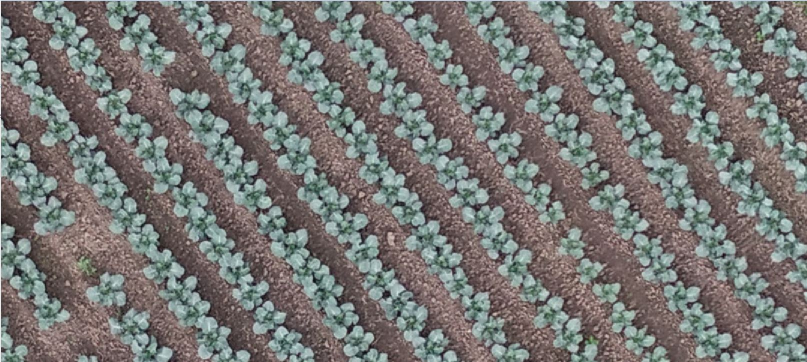
#> input picture zoomed.JPG, 1614 x 723 px, found by its file name (shown at 1/2 size)
$ jupyter execute test.ipynb   (shell and % lines are left out)   (older library calls are emulated)
#> lines starting #> are read from the running program, lines starting #| are printed output that depends on the picture; after the words box and inside, x2 and y2 are one past the last pixel; in counts of white or black regions, pixels touching at a corner belong together
[cell 1]
#!/usr/bin/python

import cv2
import numpy as np
import random
import cv2
import sys
import numpy as np
import matplotlib.pyplot as plt
import matplotlib.image as mpimg
import math
from skimage import data
from skimage.color import rgb2gray
from skimage.feature import blob_dog, blob_log, blob_doh
import time
from numba import jit
import os,psutil


image=cv2.imread('zoomed.jpg',0)
#> image: shape (723, 1614); min 2, max 255, mean 118.7
frame=cv2.imread('zoomed.jpg')
#> frame is the input picture: shape (723, 1614, 3); mean B, G, R 116.3, 118.8, 119.4

# Transform to HSV
hsv = cv2.cvtColor(frame, cv2.COLOR_BGR2HSV)
#> hsv: shape (723, 1614, 3); mean H, S, V 57.1, 38.2, 127.7

# Apply Filter to detect the blue side panels of the gates
lower_red = np.array([29,41,0])
upper_red = np.array([88,86,145])

lower_red_line = np.array([62,0,47])
upper_red_line = np.array([91,255,208])

mask = cv2.inRange(hsv, lower_red, upper_red)
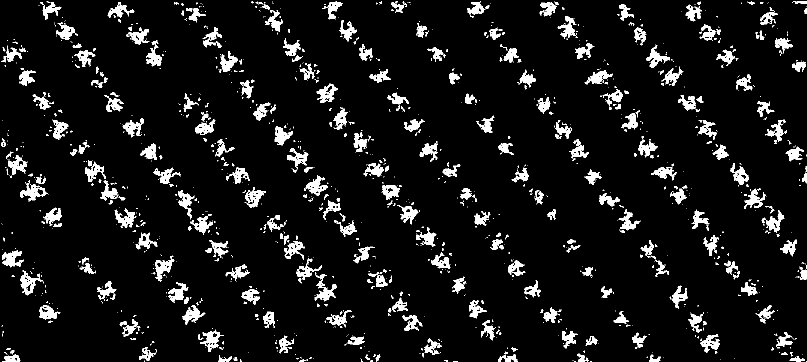
#> mask: shape (723, 1614) (shown at 1/2 size); 7.9% white; 1550 white regions (1177 under 20 px), largest, box (x1, y1, x2, y2) and area: (40, 541, 85, 591) 816, (629, 548, 674, 602) 800, (4, 501, 48, 535) 793
res  =  cv2.bitwise_and(frame,frame, mask= mask)
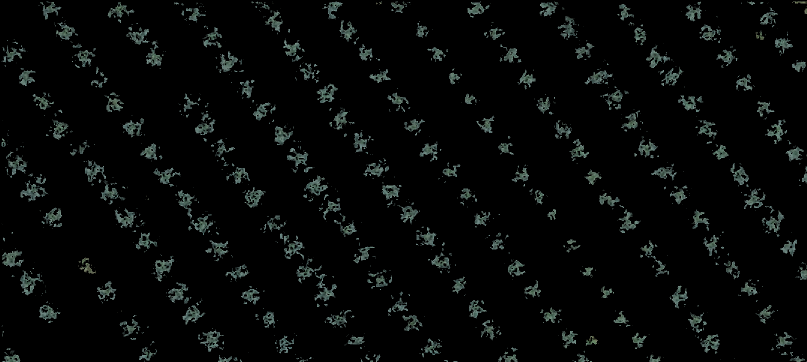
#> res: shape (723, 1614, 3) (shown at 1/2 size); mean B, G, R 8.1, 8.7, 6.9
mask = cv2.blur(mask,(20,20))
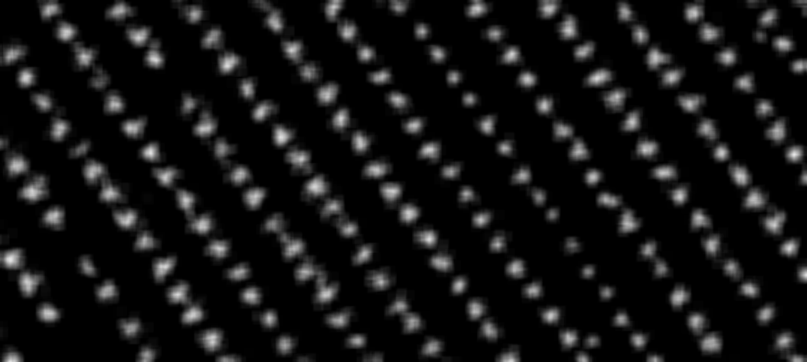
#> mask: shape (723, 1614) (shown at 1/2 size); min 0, max 235, mean 20


mask_line = cv2.inRange(hsv, lower_red_line, upper_red_line)
#> mask_line: shape (723, 1614); 37% white; 219 white regions (156 under 20 px), largest, box (x1, y1, x2, y2) and area: (1054, 3, 1576, 659) 37275, (420, 87, 896, 723) 37044, (496, 2, 1014, 684) 36964

mask_line = cv2.blur(mask_line,(10,10))
mask_line = cv2.blur(mask_line,(10,10))
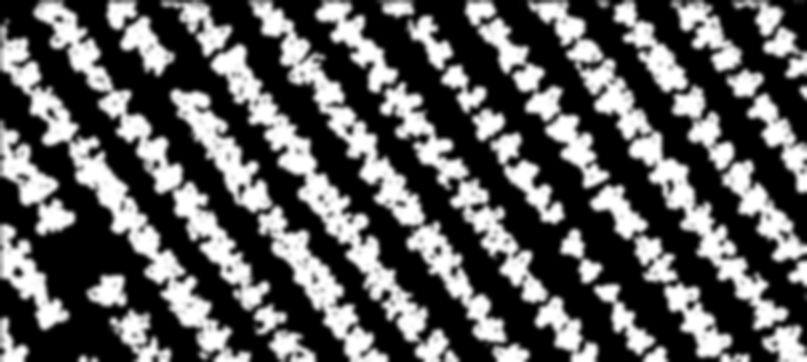
#> mask_line: shape (723, 1614) (shown at 1/2 size); min 0, max 255, mean 94.4
mask_line = cv2.blur(mask_line,(10,10))


kernel = np.ones((5,5),np.uint8)
mask_line = cv2.erode(mask_line,kernel,iterations = 2)

edges = cv2.Canny(mask_line,100,150,apertureSize = 3)
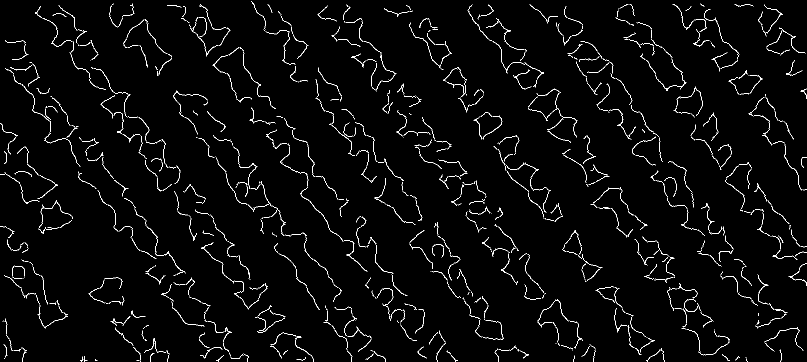
#> edges: shape (723, 1614) (shown at 1/2 size); 2.5% white in thin lines or dots

lines = cv2.HoughLines(edges,1,np.pi/180,100)
#> lines = [[34, 2.5]]
lines
for rho,theta in lines[0]:
    a = np.cos(theta)
    b = np.sin(theta)
    x0 = a*rho
    y0 = b*rho
    x1 = int(x0 + 1000*(-b))
    y1 = int(y0 + 1000*(a))
    x2 = int(x0 - 1000*(-b))
    y2 = int(y0 - 1000*(a))

    cv2.line(mask_line,(x1,y1),(x2,y2),(0,0,255),2)
#> this loop made 1 pass
#> (rho, theta, a, b, x0, y0, x1, y1) on pass 1: (34, 2.5, -0.799, 0.602, -27.15, 20.46, -628, -778)
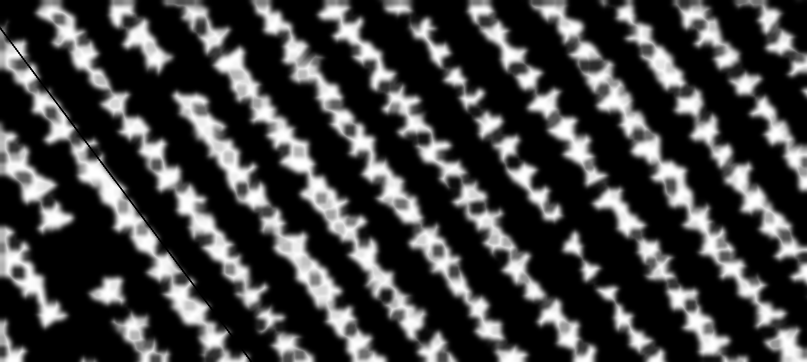
#> mask_line: shape (723, 1614) (shown at 1/2 size); min 0, max 255, mean 66

cv2.imwrite('houghlines3.jpg',mask_line)


blobs_dog = blob_dog(mask, max_sigma=10, threshold=.5)
#> blobs_dog = empty array


blobs_list = [blobs_dog]
#> blobs_list = [empty array]
colors = ['red']
titles = [ 'Blob Detections']
     #         'Determinant of Hessian']
sequence = zip(blobs_list, colors, titles)

fig, axes = plt.subplots(1, 3, figsize=(60, 30), sharex=True, sharey=True)
fig.delaxes(axes.flatten()[2])
fig.delaxes(axes.flatten()[1])
ax = axes.ravel()

cc=0;
for idx, (blobs, color, title) in enumerate(sequence):
    pp=np.ones((len(blobs),2))
    ax[idx].set_title(title)
    ax[idx].imshow(frame)
    for blob in blobs:
        y, x, r = blob
        pp[cc,1]=y;
        pp[cc,0]=x;
        c = plt.Circle((x, y), r, color=color, linewidth=2, fill=False)
        ax[idx].add_patch(c)
        cc=cc+1;
    ax[idx].set_axis_off()
#> this loop made 1 pass
#> after the loop, cc = 0

# Check if a point is inside a rectangle
def rect_contains(rect, point) :
    if point[0] < rect[0] :
        return False
    elif point[1] < rect[1] :
        return False
    elif point[0] > rect[2] :
        return False
    elif point[1] > rect[3] :
        return False
    return True

# Draw a point
def draw_point(img, p, color ) :
    cv2.circle( img, p, 2, color, cv2.FILLED, cv2.LINE_AA, 0 )


# Draw delaunay triangles
def draw_delaunay(img, subdiv, delaunay_color ) :

    triangleList = subdiv.getTriangleList();
    size = img.shape
    r = (0, 0, size[1], size[0])

    for t in triangleList :

        pt1 = (t[0], t[1])
        pt2 = (t[2], t[3])
        pt3 = (t[4], t[5])

        if rect_contains(r, pt1) and rect_contains(r, pt2) and rect_contains(r, pt3) :

            cv2.line(img, pt1, pt2, delaunay_color, 1, cv2.LINE_AA, 0)
            cv2.line(img, pt2, pt3, delaunay_color, 1, cv2.LINE_AA, 0)
            cv2.line(img, pt3, pt1, delaunay_color, 1, cv2.LINE_AA, 0)


# Draw voronoi diagram
def draw_voronoi(img, subdiv) :

    ( facets, centers) = subdiv.getVoronoiFacetList([])

    for i in range(0,len(facets)) :
        ifacet_arr = []
        for f in facets[i] :
            ifacet_arr.append(f)

        ifacet = np.array(ifacet_arr, np.int)
        color = (random.randint(0, 255), random.randint(0, 255), random.randint(0, 255))

        cv2.fillConvexPoly(img, ifacet, color, cv2.LINE_AA, 0);
        ifacets = np.array([ifacet])
        cv2.polylines(img, ifacets, True, (0, 0, 0), 1, cv2.LINE_AA, 0)
        cv2.circle(img, (centers[i][0], centers[i][1]), 3, (0, 0, 0), cv2.FILLED, cv2.LINE_AA, 0)


if __name__ == '__main__':

    # Define window names
    win_delaunay = "Delaunay Triangulation"
    win_voronoi = "Voronoi Diagram"

    # Turn on animation while drawing triangles
    animate = True

    # Define colors for drawing.
    delaunay_color = (255,255,255)
    points_color = (0, 0, 255)

    # Read in the image.
    img = cv2.imread("obama.jpg");
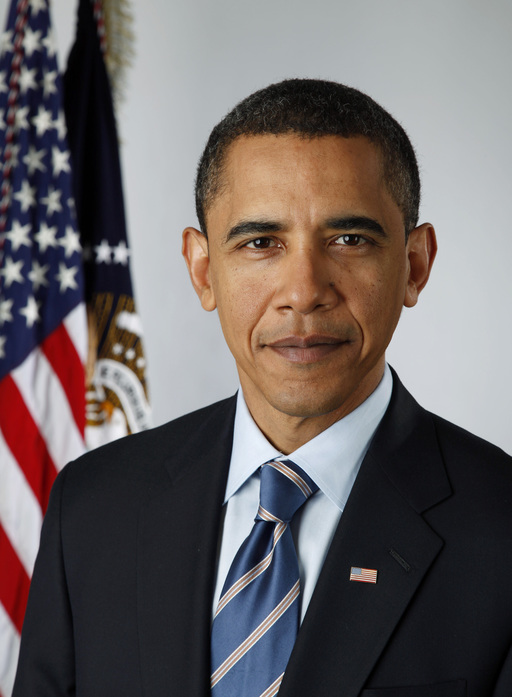
#> input picture obama.jpg, 512 x 697 px
#> img is the input picture: shape (697, 512, 3); mean B, G, R 100.5, 100.6, 108

    # Keep a copy around
    img_orig = img.copy();

    # Rectangle to be used with Subdiv2D
    size = img.shape
#> size = (697, 512, 3)
    rect = (0, 0, size[1], size[0])
#> rect = (0, 0, 512, 697)

    # Create an instance of Subdiv2D
    subdiv = cv2.Subdiv2D(rect);

    # Create an array of points.
    points = [];

    # Read in the points from a text file
    with open("obama.txt") as file :
#> (reads obama.txt from the repository)
        for line in file :
            x, y = line.split()
            points.append((int(x), int(y)))

    # Insert points into subdiv
    for p in points :
        subdiv.insert(p)

        # Show animation
        if animate :
            img_copy = img_orig.copy()
            # Draw delaunay triangles
            draw_delaunay( img_copy, subdiv, (255, 255, 255) );
            cv2.imshow(win_delaunay, img_copy)
            cv2.waitKey(100)
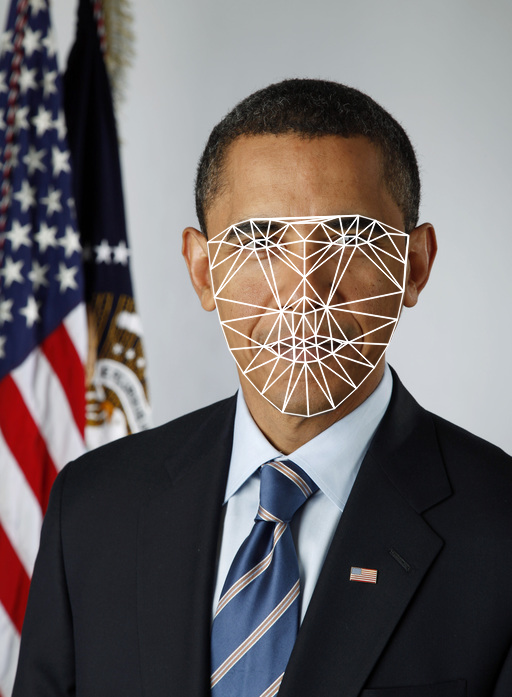
#> img_copy: shape (697, 512, 3); mean B, G, R 104.3, 103.9, 110.5

    # Draw delaunay triangles
    draw_delaunay( img, subdiv, (255, 255, 255) );

    # Draw points
    for p in points :
        draw_point(img, p, (0,0,255))
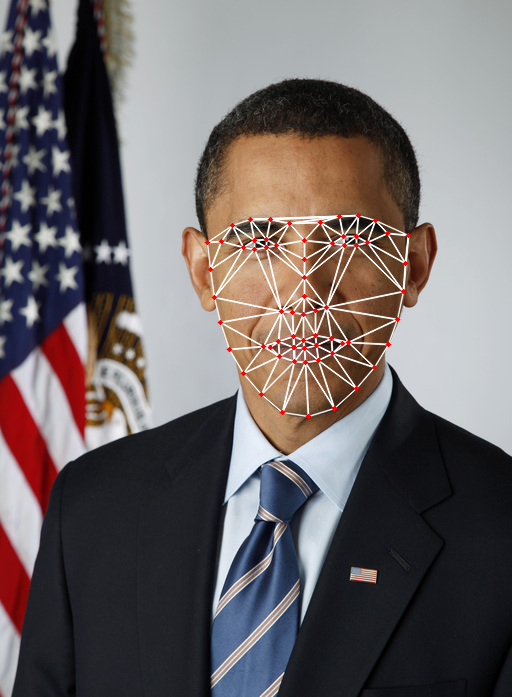
#> img: shape (697, 512, 3); 0.49% of pixels changed, all inside (x1, y1, x2, y2) = (204, 213, 412, 420)

    # Allocate space for voronoi Diagram
    img_voronoi = np.zeros(img.shape, dtype = img.dtype)

    # Draw voronoi diagram
    draw_voronoi(img_voronoi,subdiv)
#> after the loop in draw_voronoi, `for i in range(0,len(facets)) :`:
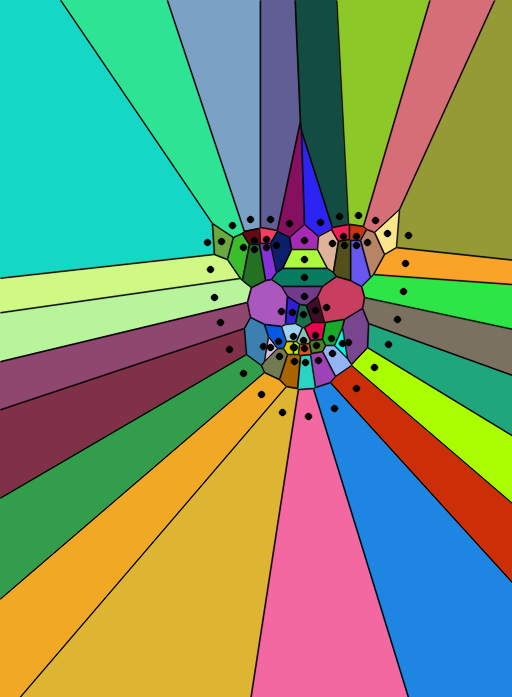
#> img: shape (697, 512, 3); mean of channels 0, 1, 2 111, 148.9, 126; drawn as B, G, R

    # Show results
    cv2.imshow(win_delaunay,img)
    cv2.imshow(win_voronoi,img_voronoi)
    cv2.waitKey(0)
